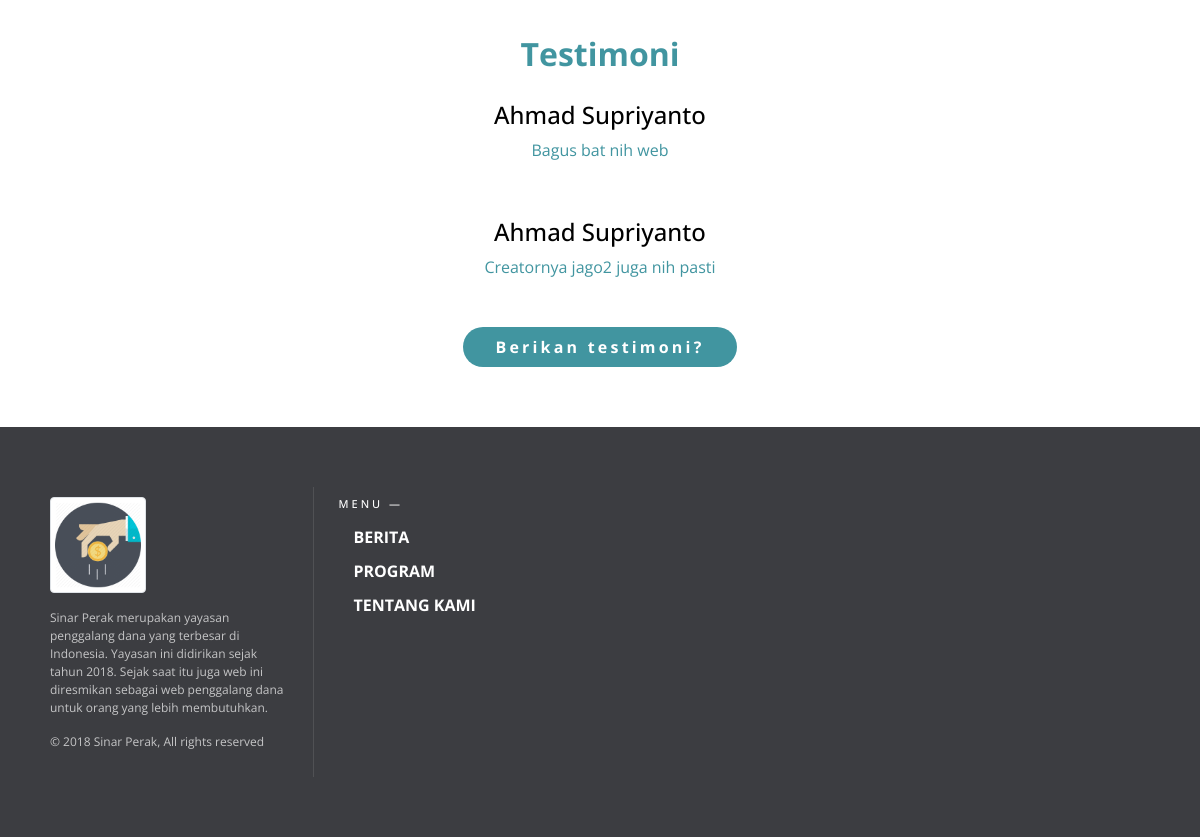
Page /about/ (lower part) on the earlier database version.
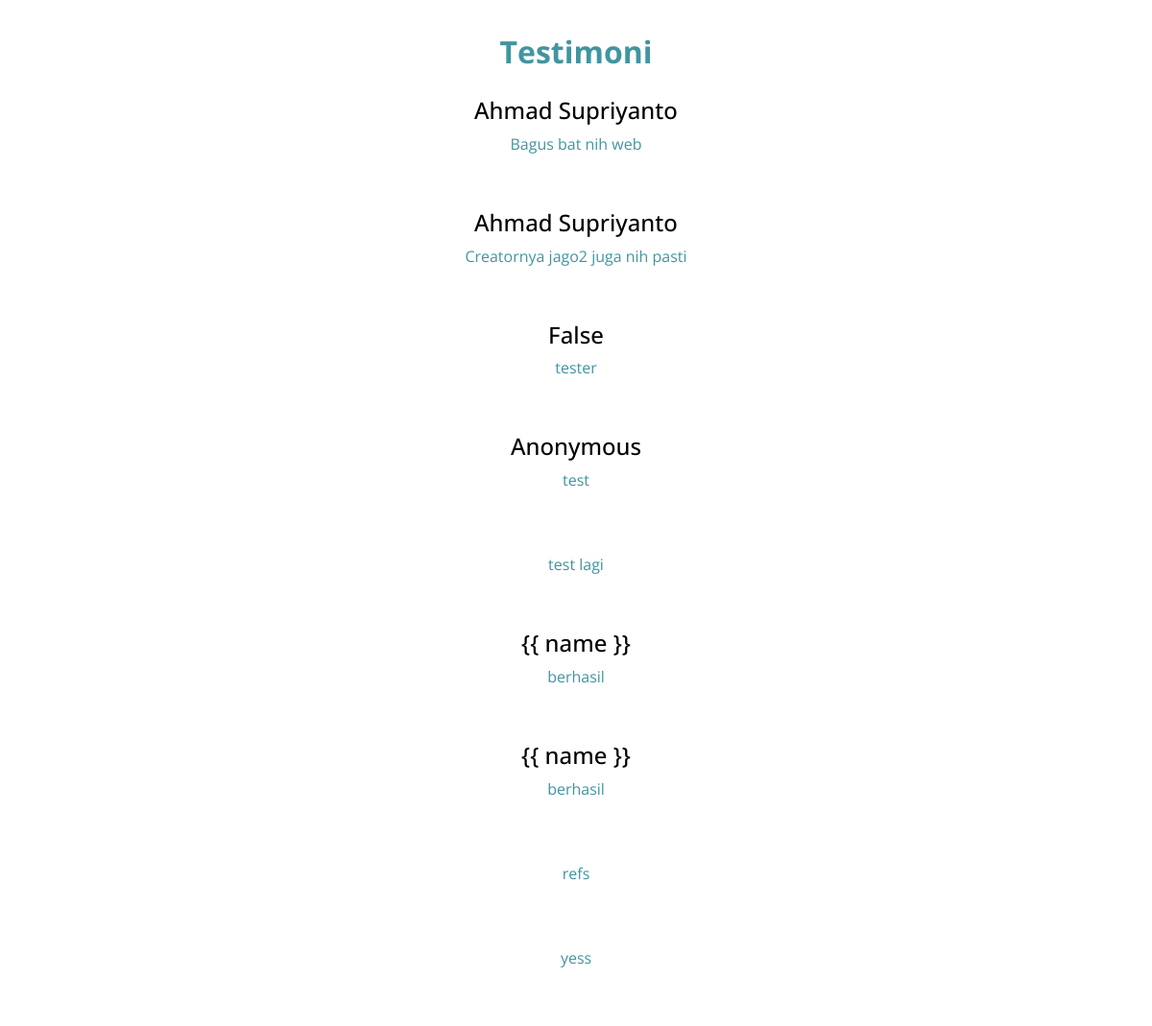
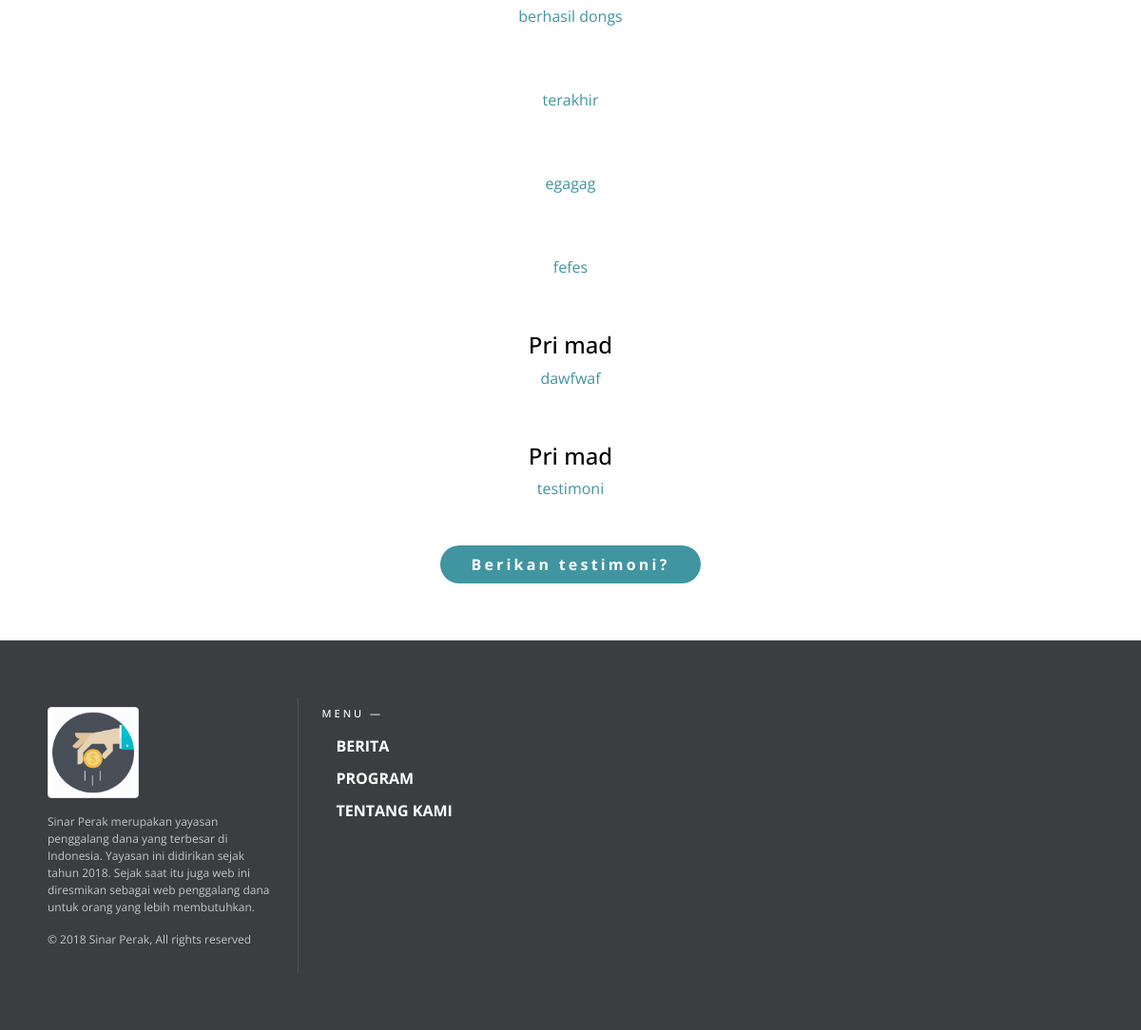
Same page on the later database version (2 pictures, top to bottom).
### AboutApp/models.py (models this page shows)
class testi_Model(models.Model):
    name = models.CharField(max_length=200)
    komenModel = models.TextField(max_length=1000)

### AboutApp/views.py (the view)
def aboutIndex(request):
    allTesti = testi_Model.objects.all()
    if request.user.is_authenticated:
        strNama = request.user.first_name + " " + request.user.last_name
        strNama = strNama.strip()
        request.session['name'] = strNama
        request.session['email'] = request.user.email
    if (request.method == "POST"):
        form = testi_form(request.POST)
    else:
        form = testi_form()
    if 'name' in request.session:
        form = testi_form(initial={'name':request.session['name']})
        response['nama'] = request.session['name']
    else:
        response['nama'] = ''
    return render(request, 'about.html', {'form':form, 'allTesti':allTesti, 'nama':response['nama']})

### AboutApp/templates/about.html (shortened to what this page needs)
{% load static %}
{% load staticfiles %}
<!DOCTYPE html>
<html>
<head>
	<link rel="stylesheet" href="{% static 'css/bootstrap.css' %}">
	<link rel="stylesheet" href="{% static 'css/style.css' %}">
</head>
<body>
	<section id="testimoni">
	<div>
		<div class="yusuf-max-width">
			<h2 class="text-center">Testimoni</h2>
			<section>
			{% if allTesti %}
			{% for testi in allTesti %}
			<div class="testimoni-content">
				<h4 class="text-center" style="color:black">{{ testi.name }}</h4>
				<div class="flex-content text-center">
					<div>
						<p>{{ testi.komenModel }}</p>
					</div>
				</div>
			</div>
			{% endfor %}
			{% endif %}
			</section>
			<section>
			<div class="yusuf-container-konten text-center">
				{% if user.is_authenticated %}
				<button type="button" class="btn btn-primary yusuf-isi-button border-0" id="ask-form">
				{% else %}
				<button type="button" class="btn btn-primary yusuf-isi-button border-0" id="ask-form-unlogged">
				{% endif %}
				<span class="yusuf-bold">Berikan testimoni?</span>
				</button>
			</div>
			</section>
		</div>
	</div>
	</section>
    {% include 'footer.html' %}
</body>
</html>

### templates/footer.html
{% load static %}
{% load staticfiles %}
    <div class="container-fluid" style="padding-left: 0; padding-right: 0;">
        <footer class="footer-bs">
            <div class="row">
                <div class="col-md-3 footer-brand animated fadeInLeft">
                    <img src="{% static 'image/donation.png' %}" class="img-thumbnail" style="width: 6rem; height: 6rem;">
                    <p style="padding-top: 1rem;">Sinar Perak merupakan yayasan penggalang dana yang terbesar di Indonesia. Yayasan ini didirikan sejak tahun 2018. Sejak saat itu juga web ini diresmikan sebagai web penggalang dana untuk orang yang lebih membutuhkan.</p>
                    <p>© 2018 Sinar Perak, All rights reserved</p>
                </div>
                <div class="col-md-4 footer-nav animated fadeInUp">
                    <h4>Menu —</h4>
                    <div class="col-md-6">
                        <ul class="pages">
                            <li><a href="/news/">Berita</a></li>
                            <li><a href="/program/">Program</a></li>
                            <li><a href="/about/">Tentang Kami</a></li>
                        </ul>
                    </div>
                </div>
            </div>
        </footer>
    </div>

### static/css/style.css (style rules this page uses)
html { scroll-behavior: smooth; }
body { font-family: 'Open Sans', sans-serif; margin:0; display:flex; flex-direction:column; }
h2 { color: #4195A0; font-weight: bold; }
.testimoni-content { max-width: 780px; margin: 0 auto; padding: 20px 40px; box-sizing: border-box; }
.flex-content { display: flex; width: 100%; justify-content: space-evenly; align-items: center; margin: 0 auto; }
.footer-bs { background-color: #3c3d41; padding: 60px 40px; color: rgba(255,255,255,1.00); }
.footer-bs .footer-brand, .footer-bs .footer-nav, .footer-bs .footer-social, .footer-bs .footer-ns { padding:10px 25px; }
.footer-bs .footer-nav, .footer-bs .footer-social, .footer-bs .footer-ns { border-color: transparent; }
.footer-bs .footer-brand p { font-size:12px; color:rgba(255,255,255,0.70); }
.footer-bs .footer-nav ul.pages { list-style:none; padding:0px; }
.footer-bs .footer-nav ul.pages li { padding:5px 0px; }
.footer-bs .footer-nav ul.pages a { color:rgba(255,255,255,1.00); font-weight:bold; text-transform:uppercase; }
.footer-bs .footer-nav h4 { font-size: 11px; text-transform: uppercase; letter-spacing: 3px; margin-bottom:10px; }
@media (min-width: 768px) { .footer-bs .footer-nav, .footer-bs .footer-social, .footer-bs .footer-ns { border-left:solid 1px rgba(255,255,255,0.10); } }

Differences in the rows shown:
added testi_Model: name "False", komenModel "tester"
added testi_Model: name "Anonymous", komenModel "test"
added testi_Model: komenModel "test lagi"
added testi_Model: name "{{ name }}", komenModel "berhasil"
added testi_Model: name "{{ name }}", komenModel "berhasil"
added testi_Model: komenModel "refs"
added testi_Model: komenModel "yess"
added testi_Model: komenModel "berhasil dongs"
added testi_Model: komenModel "terakhir"
added testi_Model: komenModel "egagag"
added testi_Model: komenModel "fefes"
added testi_Model: name "Pri mad", komenModel "dawfwaf"
added testi_Model: name "Pri mad", komenModel "testimoni"
